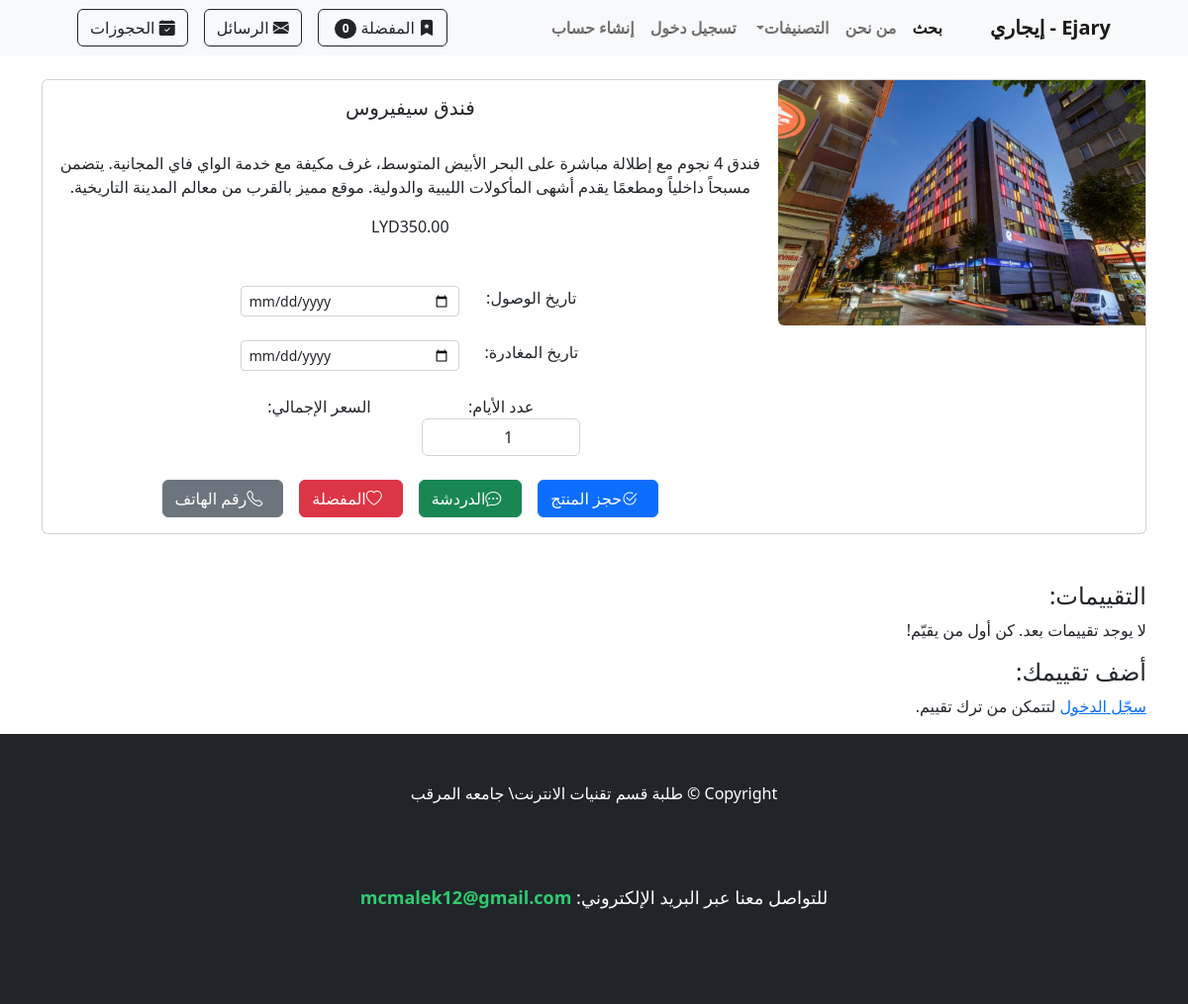
The app's page /product/21 with its own data.
### store/models.py (models this page shows, shortened)
class Product(models.Model):
    name = models.CharField(max_length=100)
    price = models.DecimalField(default=0, decimal_places=2, max_digits=6)
    category = models.ForeignKey(Category, on_delete=models.CASCADE, default=1)
    description = models.CharField(max_length=250, default='', blank=True, null=True)
    image = models.ImageField(upload_to='uploads/product/')
    is_sale = models.BooleanField(default=False)
    sale_price = models.DecimalField(default=0, decimal_places=2, max_digits=6)
    user = models.ForeignKey(User, on_delete=models.CASCADE)  # المستخدم الذي أضاف الإعلان
    city = models.ForeignKey(City, on_delete=models.CASCADE, null=True, blank=True)  # المدينة
    phone_number = models.CharField(
        max_length=10,
        validators=[
            RegexValidator(
                regex=r'^(092|091|094|093)\d{7}$',
                message="Phone number must start with 092, 091, 094, or 093 and be 10 digits long."
            )
        ],
        help_text="Enter a valid phone number starting with 092, 091, 094, or 093."
    )

### store/views.py (the view)
# urls.py: path('product/<int:pk>', views.product, name='product'),
def product(request, pk):
    product = get_object_or_404(Product, id=pk)
    ratings = Rating.objects.filter(product=product)
    return render(request, 'product.html', {
        'product': product,
        'ratings': ratings
    })

### cart/cart.py (called while the page is built)
	def __len__(self):
		return len(self.cart)

### cart/context_processors.py (called while the page is built)
def cart(request):
	return {'cart': Cart(request)}

### store/views.py (called while the page is built)
def categories_processor(request):
    return {
        'categories': Category.objects.all()
    }

def base_context(request):
    if request.user.is_authenticated:
        unread_count = ChatMessage.objects.filter(receiver=request.user, is_read=False).count()
    else:
        unread_count = 0
    return {'unread_count': unread_count}

### store/templates/product.html (shortened to what this page needs)
{% extends 'base.html' %}
{% load custom_filters %}
{% block content %}
<div class="container">
  <br/>
  <div class="card mb-3">
    <div class="row g-0">
      <div class="col-md-4">
        <img src="{{ product.image.url }}" class="img-fluid rounded-start" alt="...">
      </div>
      <div class="col-md-8">
        <div class="card-body">
          <center>
          <h5 class="card-title">{{ product.name }}</h5>
          <br/>
          <p class="card-text justified">{{ product.description }}</p>
          <div id="price-container">
            {% if product.is_sale %}
            <div class="d-flex justify-content-center small text-warning mb-2">
              <div class="bi-star-fill"></div>
              &nbsp;&nbsp;Sale!&nbsp;&nbsp;
              <div class="bi-star-fill"></div>
            </div>
            <strike id="original-price">LYD{{ product.price }}</strike>
            &nbsp;
            <span id="dynamic-price" data-daily-price="{{ product.sale_price }}">LYD{{ product.sale_price }}</span>
            {% else %}
            <span id="dynamic-price" data-daily-price="{{ product.price }}">LYD{{ product.price }}</span>
            {% endif %}
          </div>
          <br/><br/>
          <form method="post" action="{% url 'reserve_product' product.id %}">
            <div class="row justify-content-center">
              <div class="col-md-2">تاريخ الوصول:</div>
              <div class="col-md-4">
                <input type="date" class="form-control form-control-sm"
                       id="checkin-date" name="checkin_date"
                       onchange="calculatePrice()" required>
              </div>
            </div>
            <br/>
            <div class="row justify-content-center">
              <div class="col-md-2">تاريخ المغادرة:</div>
              <div class="col-md-4">
                <input type="date" class="form-control form-control-sm"
                       id="checkout-date" name="checkout_date"
                       onchange="calculatePrice()" required>
              </div>
            </div>
            <br/>
            <div class="row justify-content-center">
              <div class="col-md-3 text-center">
                <label>عدد الأيام:</label>
                <input type="number" class="form-control text-center"
                       id="qty-cart" value="1" min="1" readonly>
              </div>
              <div class="col-md-3 text-center">
                <label>السعر الإجمالي:</label>
              </div>
            </div>
            <div class="d-flex justify-content-center gap-3 mt-4 flex-wrap">
              <button type="submit" class="btn btn-primary">
                <i class="bi bi-check2-circle me-2"></i>حجز المنتج
              </button>
              {% if request.user != product.user %}
              <button type="button" class="btn btn-success"
                      onclick="location.href='{% url 'chat' product.id product.user.id %}'">
                <i class="bi bi-chat-dots me-2"></i>الدردشة
              </button>
              {% else %}
              <a href="{% url 'inbox' %}" class="btn btn-warning">
                <i class="bi bi-inbox me-2"></i>الرسائل
              </a>
              {% endif %}
              <button type="button" value="{{ product.id }}"
                      class="btn btn-danger" id="add-cart">
                <i class="bi bi-heart me-2"></i>المفضلة
              </button>
              <button type="button" class="btn btn-secondary"
              onclick="this.textContent='{{ product.phone_number }}'; this.disabled=true;">
        <i class="bi bi-telephone me-2"></i>رقم الهاتف
      </button>
            </div>
          </form>
          </center>
        </div>
      </div>
    </div>
  </div>
</div>
<div class="container mt-5">
  <h4>التقييمات:</h4>
  {% if product.ratings.all %}
    {% for rating in product.ratings.all %}
      <div class="card mt-3">
        <div class="card-body">
          <strong>{{ rating.user.username }}</strong> -
          {% for i in "12345"|make_list %}
            {% if i|add:"0" <= rating.rating %}
              ★
            {% else %}
              ☆
            {% endif %}
          {% endfor %}
          <p>{{ rating.comment }}</p>
        </div>
      </div>
    {% endfor %}
    <p><strong>متوسط التقييم:</strong>
      {% with avg=product.ratings.all|average_rating %}
        {% if avg %}
          {% for i in "12345"|make_list %}
            {% if i|add:"0" <= avg %}
              ★
            {% else %}
              ☆
            {% endif %}
          {% endfor %}
          ({{ avg|floatformat:1 }})
        {% else %}
          ☆☆☆☆☆ (0)
        {% endif %}
      {% endwith %}
    </p>
  {% else %}
    <p>لا يوجد تقييمات بعد. كن أول من يقيّم!</p>
  {% endif %}
  <h4>أضف تقييمك:</h4>
  {% if user.is_authenticated %}
    <form method="post" action="{% url 'rate_product' product.id %}" class="mt-4">
      {% csrf_token %}
      <div class="row mb-3">
        <div class="col-md-6">
          <label for="rating">التقييم (1-5):</label>
          <div class="star-rating">
            <input type="hidden" name="rating" id="rating-value" required>
            <span class="star" data-value="1">★</span>
            <span class="star" data-value="2">★</span>
            <span class="star" data-value="3">★</span>
            <span class="star" data-value="4">★</span>
            <span class="star" data-value="5">★</span>
          </div>
        </div>
        <div class="col-md-6">
          <label for="comment">التعليق:</label>
          <textarea name="comment" class="form-control" rows="3" required></textarea>
        </div>
      </div>
      <div class="text-center">
        <button type="submit" class="btn btn-primary">إرسال التقييم</button>
      </div>
    </form>
  {% else %}
    <p><a href="{% url 'login' %}">سجّل الدخول</a> لتتمكن من ترك تقييم.</p>
  {% endif %}
</div>
{% endblock %}

### records on screen
Product: image (picture), name "فندق سيفيروس", description "فندق 4 نجوم مع إطلالة مباشرة على البحر الأبيض المتوسط، غرف مكيفة مع خدمة الواي فاي المجانية. يتضمن مسبحاً داخلياً ومطعمًا يقدم أشهى المأكولات الليبية والدولية. موقع مميز بالقرب من معالم المدينة التاريخية.", price "350.00"

### other values on screen
{{ cart|length }} "0"
